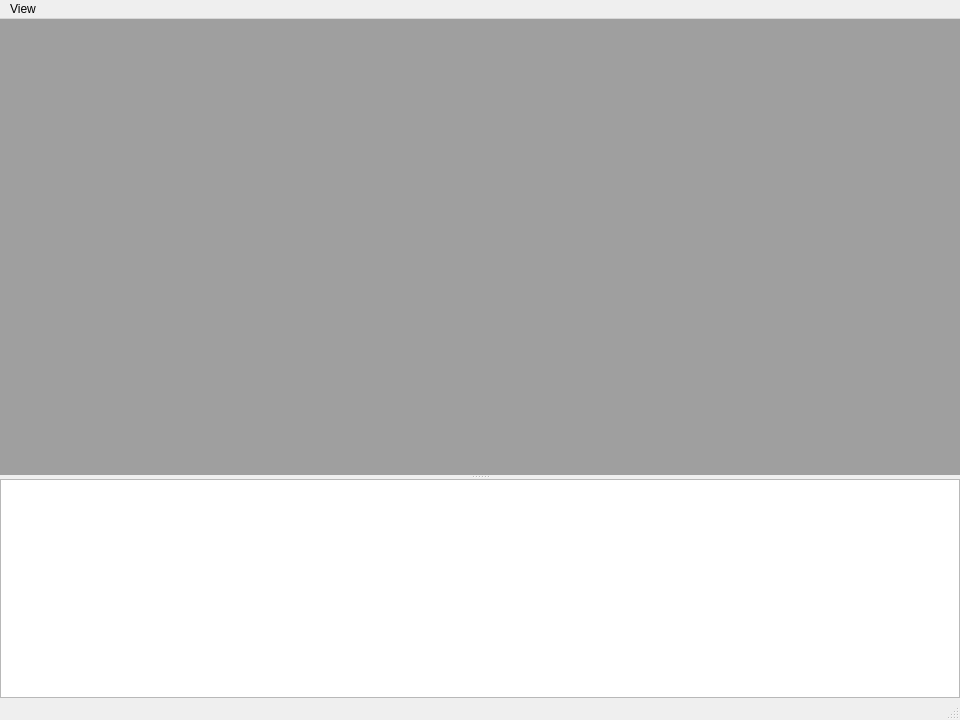
<?xml version="1.0" encoding="UTF-8"?>
<ui version="4.0">
 <class>PyCams</class>
 <widget class="QMainWindow" name="PyCams">
  <property name="geometry">
   <rect>
    <x>0</x>
    <y>0</y>
    <width>960</width>
    <height>720</height>
   </rect>
  </property>
  <property name="windowTitle">
   <string>NeuCams</string>
  </property>
  <widget class="QWidget" name="centralwidget">
   <layout class="QGridLayout" name="gridLayout">
    <property name="leftMargin">
     <number>0</number>
    </property>
    <property name="topMargin">
     <number>0</number>
    </property>
    <property name="rightMargin">
     <number>0</number>
    </property>
    <property name="bottomMargin">
     <number>0</number>
    </property>
    <item row="0" column="0">
     <widget class="QSplitter" name="splitter">
      <property name="orientation">
       <enum>Qt::Vertical</enum>
      </property>
      <widget class="QMdiArea" name="mdiArea"/>
      <widget class="QTextEdit" name="log_textEdit">
       <property name="readOnly">
        <bool>true</bool>
       </property>
      </widget>
     </widget>
    </item>
   </layout>
  </widget>
  <widget class="QMenuBar" name="menubar">
   <property name="geometry">
    <rect>
     <x>0</x>
     <y>0</y>
     <width>727</width>
     <height>21</height>
    </rect>
   </property>
   <widget class="QMenu" name="menuView">
    <property name="title">
     <string>View</string>
    </property>
    <addaction name="actionCascade"/>
    <addaction name="actionTiled"/>
    <addaction name="actionTabbed"/>
    <addaction name="actionSubwindow"/>
   </widget>
   <addaction name="menuView"/>
  </widget>
  <widget class="QStatusBar" name="statusbar"/>
  <action name="actionCascade">
   <property name="text">
    <string>Cascade View</string>
   </property>
  </action>
  <action name="actionTiled">
   <property name="text">
    <string>Tiled View</string>
   </property>
  </action>
  <action name="actionSubwindow">
   <property name="text">
    <string>Subwindow View</string>
   </property>
  </action>
  <action name="actionTabbed">
   <property name="text">
    <string>Tabbed View</string>
   </property>
  </action>
 </widget>
 <resources/>
 <connections>
  <connection>
   <sender>splitter</sender>
   <signal>splitterMoved(int,int)</signal>
   <receiver>PyCams</receiver>
   <slot>update</slot>
   <hints>
    <hint type="sourcelabel">
     <x>479</x>
     <y>349</y>
    </hint>
    <hint type="destinationlabel">
     <x>479</x>
     <y>359</y>
    </hint>
   </hints>
  </connection>
 </connections>
</ui> 
